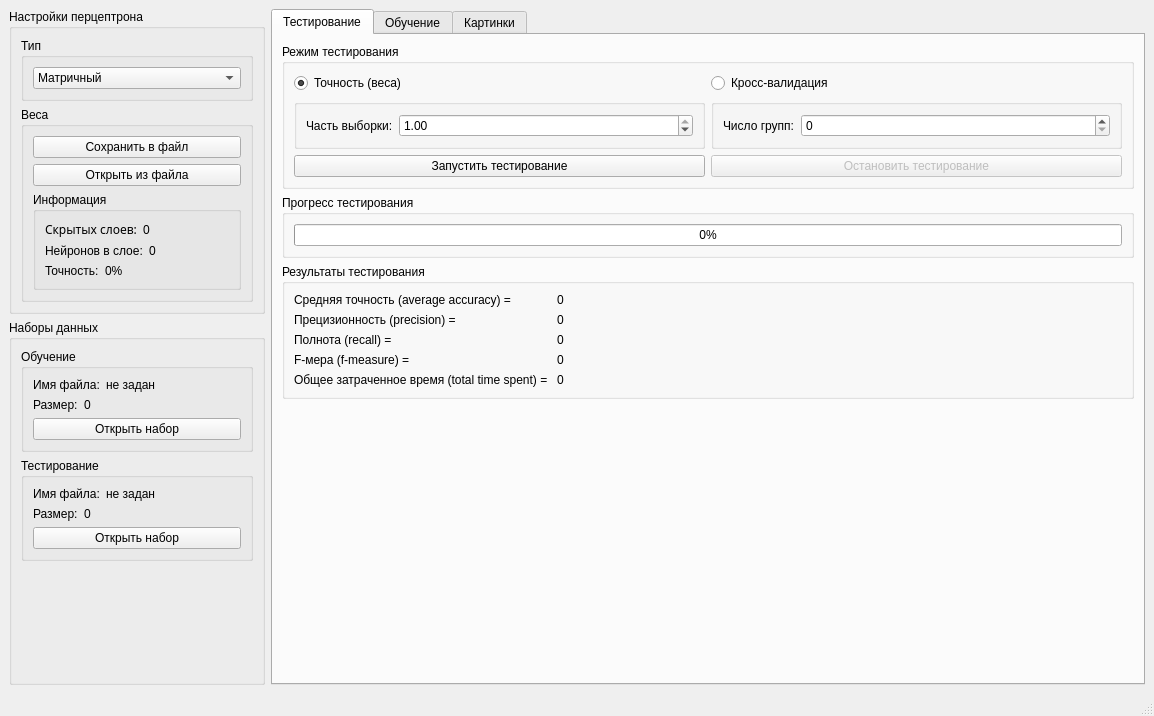
<?xml version="1.0" encoding="UTF-8"?>
<ui version="4.0">
 <class>MainWindow</class>
 <widget class="QMainWindow" name="MainWindow">
  <property name="geometry">
   <rect>
    <x>0</x>
    <y>0</y>
    <width>1154</width>
    <height>716</height>
   </rect>
  </property>
  <property name="windowTitle">
   <string>MultilayerPerceptron</string>
  </property>
  <widget class="QWidget" name="centralwidget">
   <layout class="QHBoxLayout" name="horizontalLayout">
    <item>
     <layout class="QVBoxLayout" name="verticalLayout_15">
      <item>
       <widget class="QGroupBox" name="groupBox_2">
        <property name="sizePolicy">
         <sizepolicy hsizetype="Minimum" vsizetype="Preferred">
          <horstretch>0</horstretch>
          <verstretch>0</verstretch>
         </sizepolicy>
        </property>
        <property name="title">
         <string>Настройки перцептрона</string>
        </property>
        <layout class="QVBoxLayout" name="verticalLayout_3">
         <item>
          <widget class="QGroupBox" name="groupBox_3">
           <property name="sizePolicy">
            <sizepolicy hsizetype="Preferred" vsizetype="Minimum">
             <horstretch>0</horstretch>
             <verstretch>0</verstretch>
            </sizepolicy>
           </property>
           <property name="title">
            <string>Тип</string>
           </property>
           <layout class="QVBoxLayout" name="verticalLayout">
            <item>
             <widget class="QComboBox" name="network_type">
              <property name="sizePolicy">
               <sizepolicy hsizetype="Minimum" vsizetype="Fixed">
                <horstretch>0</horstretch>
                <verstretch>0</verstretch>
               </sizepolicy>
              </property>
              <item>
               <property name="text">
                <string>Матричный</string>
               </property>
              </item>
              <item>
               <property name="text">
                <string>Графовый</string>
               </property>
              </item>
             </widget>
            </item>
           </layout>
          </widget>
         </item>
         <item>
          <widget class="QGroupBox" name="groupBox_5">
           <property name="title">
            <string>Веса</string>
           </property>
           <layout class="QVBoxLayout" name="verticalLayout_4">
            <item>
             <widget class="QPushButton" name="save_weights">
              <property name="enabled">
               <bool>true</bool>
              </property>
              <property name="text">
               <string>Сохранить в файл</string>
              </property>
             </widget>
            </item>
            <item>
             <widget class="QPushButton" name="load_weights">
              <property name="text">
               <string>Открыть из файла</string>
              </property>
             </widget>
            </item>
            <item>
             <widget class="QGroupBox" name="groupBox_20">
              <property name="title">
               <string>Информация</string>
              </property>
              <layout class="QVBoxLayout" name="verticalLayout_2">
               <item>
                <layout class="QHBoxLayout" name="horizontalLayout_10">
                 <item>
                  <widget class="QLabel" name="label_11">
                   <property name="sizePolicy">
                    <sizepolicy hsizetype="Maximum" vsizetype="Preferred">
                     <horstretch>0</horstretch>
                     <verstretch>0</verstretch>
                    </sizepolicy>
                   </property>
                   <property name="font">
                    <font>
                     <family>Sans Serif</family>
                    </font>
                   </property>
                   <property name="text">
                    <string>Скрытых слоев:</string>
                   </property>
                  </widget>
                 </item>
                 <item>
                  <widget class="QLabel" name="hidden_layers_count">
                   <property name="text">
                    <string>0</string>
                   </property>
                  </widget>
                 </item>
                </layout>
               </item>
               <item>
                <layout class="QHBoxLayout" name="horizontalLayout_11">
                 <item>
                  <widget class="QLabel" name="label_12">
                   <property name="sizePolicy">
                    <sizepolicy hsizetype="Maximum" vsizetype="Preferred">
                     <horstretch>0</horstretch>
                     <verstretch>0</verstretch>
                    </sizepolicy>
                   </property>
                   <property name="text">
                    <string>Нейронов в слое:</string>
                   </property>
                  </widget>
                 </item>
                 <item>
                  <widget class="QLabel" name="neurons_in_layer">
                   <property name="text">
                    <string>0</string>
                   </property>
                  </widget>
                 </item>
                </layout>
               </item>
               <item>
                <layout class="QHBoxLayout" name="horizontalLayout_12">
                 <item>
                  <widget class="QLabel" name="label_13">
                   <property name="sizePolicy">
                    <sizepolicy hsizetype="Maximum" vsizetype="Preferred">
                     <horstretch>0</horstretch>
                     <verstretch>0</verstretch>
                    </sizepolicy>
                   </property>
                   <property name="text">
                    <string>Точность:</string>
                   </property>
                  </widget>
                 </item>
                 <item>
                  <widget class="QLabel" name="weights_accuracy">
                   <property name="text">
                    <string>0%</string>
                   </property>
                  </widget>
                 </item>
                </layout>
               </item>
              </layout>
             </widget>
            </item>
           </layout>
          </widget>
         </item>
        </layout>
       </widget>
      </item>
      <item>
       <widget class="QGroupBox" name="groupBox_18">
        <property name="minimumSize">
         <size>
          <width>256</width>
          <height>0</height>
         </size>
        </property>
        <property name="title">
         <string>Наборы данных</string>
        </property>
        <layout class="QVBoxLayout" name="verticalLayout_16">
         <item>
          <widget class="QGroupBox" name="groupBox_15">
           <property name="sizePolicy">
            <sizepolicy hsizetype="Preferred" vsizetype="Minimum">
             <horstretch>0</horstretch>
             <verstretch>0</verstretch>
            </sizepolicy>
           </property>
           <property name="title">
            <string>Обучение</string>
           </property>
           <layout class="QVBoxLayout" name="verticalLayout_12">
            <item>
             <layout class="QHBoxLayout" name="horizontalLayout_4">
              <item>
               <widget class="QLabel" name="train_dataset_path_label">
                <property name="sizePolicy">
                 <sizepolicy hsizetype="Maximum" vsizetype="Preferred">
                  <horstretch>0</horstretch>
                  <verstretch>0</verstretch>
                 </sizepolicy>
                </property>
                <property name="text">
                 <string>Имя файла:</string>
                </property>
               </widget>
              </item>
              <item>
               <widget class="QLabel" name="train_dataset_path">
                <property name="sizePolicy">
                 <sizepolicy hsizetype="Preferred" vsizetype="Preferred">
                  <horstretch>0</horstretch>
                  <verstretch>0</verstretch>
                 </sizepolicy>
                </property>
                <property name="text">
                 <string>не задан</string>
                </property>
                <property name="textFormat">
                 <enum>Qt::AutoText</enum>
                </property>
                <property name="scaledContents">
                 <bool>false</bool>
                </property>
                <property name="wordWrap">
                 <bool>false</bool>
                </property>
               </widget>
              </item>
             </layout>
            </item>
            <item>
             <layout class="QHBoxLayout" name="horizontalLayout_6">
              <item>
               <widget class="QLabel" name="train_dataset_size_label">
                <property name="sizePolicy">
                 <sizepolicy hsizetype="Maximum" vsizetype="Preferred">
                  <horstretch>0</horstretch>
                  <verstretch>0</verstretch>
                 </sizepolicy>
                </property>
                <property name="text">
                 <string>Размер:</string>
                </property>
               </widget>
              </item>
              <item>
               <widget class="QLabel" name="train_dataset_size">
                <property name="text">
                 <string>0</string>
                </property>
               </widget>
              </item>
             </layout>
            </item>
            <item>
             <widget class="QPushButton" name="open_train_button">
              <property name="text">
               <string>Открыть набор</string>
              </property>
             </widget>
            </item>
           </layout>
          </widget>
         </item>
         <item>
          <widget class="QGroupBox" name="groupBox_16">
           <property name="title">
            <string>Тестирование</string>
           </property>
           <layout class="QVBoxLayout" name="verticalLayout_13">
            <item>
             <layout class="QHBoxLayout" name="horizontalLayout_7">
              <item>
               <widget class="QLabel" name="test_dataset_path_label">
                <property name="sizePolicy">
                 <sizepolicy hsizetype="Maximum" vsizetype="Preferred">
                  <horstretch>0</horstretch>
                  <verstretch>0</verstretch>
                 </sizepolicy>
                </property>
                <property name="text">
                 <string>Имя файла:</string>
                </property>
               </widget>
              </item>
              <item>
               <widget class="QLabel" name="test_dataset_path">
                <property name="text">
                 <string>не задан</string>
                </property>
               </widget>
              </item>
             </layout>
            </item>
            <item>
             <layout class="QHBoxLayout" name="horizontalLayout_8">
              <item>
               <widget class="QLabel" name="test_dataset_size_label">
                <property name="sizePolicy">
                 <sizepolicy hsizetype="Maximum" vsizetype="Preferred">
                  <horstretch>0</horstretch>
                  <verstretch>0</verstretch>
                 </sizepolicy>
                </property>
                <property name="text">
                 <string>Размер:</string>
                </property>
               </widget>
              </item>
              <item>
               <widget class="QLabel" name="test_dataset_size">
                <property name="text">
                 <string>0</string>
                </property>
               </widget>
              </item>
             </layout>
            </item>
            <item>
             <widget class="QPushButton" name="open_test_button">
              <property name="text">
               <string>Открыть набор</string>
              </property>
             </widget>
            </item>
           </layout>
          </widget>
         </item>
         <item>
          <spacer name="verticalSpacer">
           <property name="orientation">
            <enum>Qt::Vertical</enum>
           </property>
           <property name="sizeHint" stdset="0">
            <size>
             <width>20</width>
             <height>40</height>
            </size>
           </property>
          </spacer>
         </item>
        </layout>
       </widget>
      </item>
     </layout>
    </item>
    <item>
     <widget class="QTabWidget" name="tabWidget">
      <property name="enabled">
       <bool>true</bool>
      </property>
      <property name="currentIndex">
       <number>0</number>
      </property>
      <widget class="QWidget" name="test_tab">
       <attribute name="title">
        <string>Тестирование</string>
       </attribute>
       <layout class="QFormLayout" name="formLayout">
        <item row="0" column="0" colspan="2">
         <widget class="QGroupBox" name="groupBox_21">
          <property name="title">
           <string>Режим тестирования</string>
          </property>
          <layout class="QVBoxLayout" name="verticalLayout_19">
           <item>
            <layout class="QHBoxLayout" name="horizontalLayout_15">
             <item>
              <layout class="QVBoxLayout" name="verticalLayout_26">
               <item>
                <widget class="QRadioButton" name="weight_mode">
                 <property name="text">
                  <string>Точность (веса)</string>
                 </property>
                 <property name="checked">
                  <bool>true</bool>
                 </property>
                </widget>
               </item>
               <item>
                <widget class="QGroupBox" name="groupBox_22">
                 <property name="title">
                  <string/>
                 </property>
                 <layout class="QHBoxLayout" name="horizontalLayout_17">
                  <item>
                   <widget class="QLabel" name="label_3">
                    <property name="sizePolicy">
                     <sizepolicy hsizetype="Maximum" vsizetype="Preferred">
                      <horstretch>0</horstretch>
                      <verstretch>0</verstretch>
                     </sizepolicy>
                    </property>
                    <property name="text">
                     <string>Часть выборки:</string>
                    </property>
                   </widget>
                  </item>
                  <item>
                   <widget class="QDoubleSpinBox" name="sampe_part_box">
                    <property name="maximum">
                     <double>1.000000000000000</double>
                    </property>
                    <property name="singleStep">
                     <double>0.100000000000000</double>
                    </property>
                    <property name="value">
                     <double>1.000000000000000</double>
                    </property>
                   </widget>
                  </item>
                 </layout>
                </widget>
               </item>
              </layout>
             </item>
             <item>
              <layout class="QVBoxLayout" name="verticalLayout_27">
               <item>
                <widget class="QRadioButton" name="cross_validation_mode">
                 <property name="text">
                  <string>Кросс-валидация</string>
                 </property>
                </widget>
               </item>
               <item>
                <widget class="QGroupBox" name="groupBox_9">
                 <property name="sizePolicy">
                  <sizepolicy hsizetype="Minimum" vsizetype="Preferred">
                   <horstretch>0</horstretch>
                   <verstretch>0</verstretch>
                  </sizepolicy>
                 </property>
                 <property name="title">
                  <string/>
                 </property>
                 <layout class="QHBoxLayout" name="horizontalLayout_16">
                  <item>
                   <widget class="QLabel" name="label_14">
                    <property name="sizePolicy">
                     <sizepolicy hsizetype="Maximum" vsizetype="Preferred">
                      <horstretch>0</horstretch>
                      <verstretch>0</verstretch>
                     </sizepolicy>
                    </property>
                    <property name="text">
                     <string>Число групп:</string>
                    </property>
                   </widget>
                  </item>
                  <item>
                   <widget class="QSpinBox" name="group_ammount_box"/>
                  </item>
                 </layout>
                </widget>
               </item>
              </layout>
             </item>
            </layout>
           </item>
           <item>
            <layout class="QHBoxLayout" name="horizontalLayout_14">
             <item>
              <widget class="QPushButton" name="begin_test_button">
               <property name="sizePolicy">
                <sizepolicy hsizetype="Preferred" vsizetype="Preferred">
                 <horstretch>0</horstretch>
                 <verstretch>0</verstretch>
                </sizepolicy>
               </property>
               <property name="minimumSize">
                <size>
                 <width>110</width>
                 <height>0</height>
                </size>
               </property>
               <property name="text">
                <string>Запустить тестирование</string>
               </property>
              </widget>
             </item>
             <item>
              <widget class="QPushButton" name="end_test_button">
               <property name="enabled">
                <bool>false</bool>
               </property>
               <property name="sizePolicy">
                <sizepolicy hsizetype="Preferred" vsizetype="Preferred">
                 <horstretch>0</horstretch>
                 <verstretch>0</verstretch>
                </sizepolicy>
               </property>
               <property name="text">
                <string>Остановить тестирование</string>
               </property>
              </widget>
             </item>
            </layout>
           </item>
          </layout>
         </widget>
        </item>
        <item row="1" column="0" colspan="2">
         <widget class="QGroupBox" name="groupBox_23">
          <property name="title">
           <string>Прогресс тестирования</string>
          </property>
          <layout class="QVBoxLayout" name="verticalLayout_22">
           <item>
            <widget class="QProgressBar" name="testing_progress">
             <property name="value">
              <number>0</number>
             </property>
            </widget>
           </item>
          </layout>
         </widget>
        </item>
        <item row="2" column="0" colspan="2">
         <widget class="QGroupBox" name="groupBox">
          <property name="title">
           <string>Результаты тестирования</string>
          </property>
          <layout class="QFormLayout" name="formLayout_2">
           <item row="0" column="0">
            <widget class="QLabel" name="label_4">
             <property name="sizePolicy">
              <sizepolicy hsizetype="Maximum" vsizetype="Preferred">
               <horstretch>0</horstretch>
               <verstretch>0</verstretch>
              </sizepolicy>
             </property>
             <property name="text">
              <string>Средняя точность (average accuracy) = </string>
             </property>
            </widget>
           </item>
           <item row="0" column="1">
            <widget class="QLabel" name="acc_label">
             <property name="text">
              <string>0</string>
             </property>
            </widget>
           </item>
           <item row="1" column="0">
            <widget class="QLabel" name="label_5">
             <property name="sizePolicy">
              <sizepolicy hsizetype="Maximum" vsizetype="Preferred">
               <horstretch>0</horstretch>
               <verstretch>0</verstretch>
              </sizepolicy>
             </property>
             <property name="text">
              <string>Прецизионность (precision) = </string>
             </property>
            </widget>
           </item>
           <item row="1" column="1">
            <widget class="QLabel" name="precision_label">
             <property name="text">
              <string>0</string>
             </property>
            </widget>
           </item>
           <item row="2" column="0">
            <widget class="QLabel" name="label_6">
             <property name="sizePolicy">
              <sizepolicy hsizetype="Maximum" vsizetype="Preferred">
               <horstretch>0</horstretch>
               <verstretch>0</verstretch>
              </sizepolicy>
             </property>
             <property name="text">
              <string>Полнота (recall) = </string>
             </property>
            </widget>
           </item>
           <item row="2" column="1">
            <widget class="QLabel" name="recall_label">
             <property name="text">
              <string>0</string>
             </property>
            </widget>
           </item>
           <item row="3" column="0">
            <widget class="QLabel" name="label_7">
             <property name="sizePolicy">
              <sizepolicy hsizetype="Maximum" vsizetype="Preferred">
               <horstretch>0</horstretch>
               <verstretch>0</verstretch>
              </sizepolicy>
             </property>
             <property name="text">
              <string>F-мера (f-measure) = </string>
             </property>
            </widget>
           </item>
           <item row="3" column="1">
            <widget class="QLabel" name="f_measure_label">
             <property name="text">
              <string>0</string>
             </property>
            </widget>
           </item>
           <item row="4" column="0">
            <widget class="QLabel" name="label_8">
             <property name="sizePolicy">
              <sizepolicy hsizetype="Maximum" vsizetype="Preferred">
               <horstretch>0</horstretch>
               <verstretch>0</verstretch>
              </sizepolicy>
             </property>
             <property name="text">
              <string>Oбщее затраченное время (total time spent) = </string>
             </property>
            </widget>
           </item>
           <item row="4" column="1">
            <widget class="QLabel" name="time_label">
             <property name="text">
              <string>0</string>
             </property>
             <property name="textFormat">
              <enum>Qt::PlainText</enum>
             </property>
            </widget>
           </item>
          </layout>
         </widget>
        </item>
       </layout>
      </widget>
      <widget class="QWidget" name="learn_tab">
       <attribute name="title">
        <string>Обучение</string>
       </attribute>
       <layout class="QHBoxLayout" name="horizontalLayout_2">
        <item>
         <layout class="QVBoxLayout" name="verticalLayout_17">
          <item>
           <widget class="QGroupBox" name="groupBox_6">
            <property name="sizePolicy">
             <sizepolicy hsizetype="Minimum" vsizetype="Preferred">
              <horstretch>0</horstretch>
              <verstretch>0</verstretch>
             </sizepolicy>
            </property>
            <property name="title">
             <string>Настройки обучения</string>
            </property>
            <layout class="QVBoxLayout" name="verticalLayout_5">
             <item>
              <widget class="QGroupBox" name="groupBox_4">
               <property name="sizePolicy">
                <sizepolicy hsizetype="Preferred" vsizetype="Minimum">
                 <horstretch>0</horstretch>
                 <verstretch>0</verstretch>
                </sizepolicy>
               </property>
               <property name="title">
                <string>Количество скрытых слоёв</string>
               </property>
               <layout class="QGridLayout" name="gridLayout">
                <item row="1" column="0">
                 <widget class="QLabel" name="label_9">
                  <property name="text">
                   <string> 2</string>
                  </property>
                  <property name="alignment">
                   <set>Qt::AlignLeading|Qt::AlignLeft|Qt::AlignTop</set>
                  </property>
                 </widget>
                </item>
                <item row="1" column="1">
                 <widget class="QLabel" name="label_10">
                  <property name="text">
                   <string>5 </string>
                  </property>
                  <property name="alignment">
                   <set>Qt::AlignRight|Qt::AlignTop|Qt::AlignTrailing</set>
                  </property>
                 </widget>
                </item>
                <item row="0" column="0" colspan="2">
                 <widget class="QSlider" name="layers_slider">
                  <property name="sizePolicy">
                   <sizepolicy hsizetype="Minimum" vsizetype="Fixed">
                    <horstretch>0</horstretch>
                    <verstretch>0</verstretch>
                   </sizepolicy>
                  </property>
                  <property name="minimum">
                   <number>2</number>
                  </property>
                  <property name="maximum">
                   <number>5</number>
                  </property>
                  <property name="orientation">
                   <enum>Qt::Horizontal</enum>
                  </property>
                  <property name="tickPosition">
                   <enum>QSlider::TicksBelow</enum>
                  </property>
                  <property name="tickInterval">
                   <number>1</number>
                  </property>
                 </widget>
                </item>
               </layout>
              </widget>
             </item>
             <item>
              <widget class="QGroupBox" name="groupBox_7">
               <property name="sizePolicy">
                <sizepolicy hsizetype="Minimum" vsizetype="Preferred">
                 <horstretch>0</horstretch>
                 <verstretch>0</verstretch>
                </sizepolicy>
               </property>
               <property name="title">
                <string>Количество эпох</string>
               </property>
               <layout class="QVBoxLayout" name="verticalLayout_6">
                <item>
                 <widget class="QSpinBox" name="epoch_box">
                  <property name="maximum">
                   <number>50</number>
                  </property>
                 </widget>
                </item>
               </layout>
              </widget>
             </item>
             <item>
              <widget class="QCheckBox" name="weight_saving_checkbox">
               <property name="sizePolicy">
                <sizepolicy hsizetype="Minimum" vsizetype="Fixed">
                 <horstretch>0</horstretch>
                 <verstretch>0</verstretch>
                </sizepolicy>
               </property>
               <property name="text">
                <string>Сохранять веса после каждой
эпохи</string>
               </property>
               <property name="checked">
                <bool>false</bool>
               </property>
               <property name="autoExclusive">
                <bool>false</bool>
               </property>
               <property name="tristate">
                <bool>false</bool>
               </property>
              </widget>
             </item>
             <item>
              <widget class="QGroupBox" name="groupBox_19">
               <property name="sizePolicy">
                <sizepolicy hsizetype="Preferred" vsizetype="Preferred">
                 <horstretch>0</horstretch>
                 <verstretch>0</verstretch>
                </sizepolicy>
               </property>
               <property name="title">
                <string>Скорость обучения</string>
               </property>
               <layout class="QVBoxLayout" name="verticalLayout_18">
                <item>
                 <widget class="QLineEdit" name="learning_speed">
                  <property name="sizePolicy">
                   <sizepolicy hsizetype="Minimum" vsizetype="Fixed">
                    <horstretch>0</horstretch>
                    <verstretch>0</verstretch>
                   </sizepolicy>
                  </property>
                  <property name="inputMask">
                   <string/>
                  </property>
                  <property name="maxLength">
                   <number>32767</number>
                  </property>
                  <property name="placeholderText">
                   <string>0.15</string>
                  </property>
                 </widget>
                </item>
               </layout>
              </widget>
             </item>
            </layout>
           </widget>
          </item>
          <item>
           <widget class="QPushButton" name="begin_studying_box">
            <property name="enabled">
             <bool>true</bool>
            </property>
            <property name="text">
             <string>Запустить обучение</string>
            </property>
           </widget>
          </item>
          <item>
           <widget class="QPushButton" name="stop_studying_button">
            <property name="enabled">
             <bool>false</bool>
            </property>
            <property name="text">
             <string>Остановить обучение</string>
            </property>
           </widget>
          </item>
          <item>
           <spacer name="verticalSpacer_4">
            <property name="orientation">
             <enum>Qt::Vertical</enum>
            </property>
            <property name="sizeHint" stdset="0">
             <size>
              <width>20</width>
              <height>40</height>
             </size>
            </property>
           </spacer>
          </item>
         </layout>
        </item>
        <item>
         <layout class="QVBoxLayout" name="verticalLayout_7">
          <item>
           <widget class="QGroupBox" name="groupBox_17">
            <property name="sizePolicy">
             <sizepolicy hsizetype="Preferred" vsizetype="Maximum">
              <horstretch>0</horstretch>
              <verstretch>0</verstretch>
             </sizepolicy>
            </property>
            <property name="title">
             <string>Прогресс обучения</string>
            </property>
            <layout class="QVBoxLayout" name="verticalLayout_14">
             <item>
              <layout class="QHBoxLayout" name="horizontalLayout_9">
               <item>
                <widget class="QLabel" name="label">
                 <property name="sizePolicy">
                  <sizepolicy hsizetype="Maximum" vsizetype="Preferred">
                   <horstretch>0</horstretch>
                   <verstretch>0</verstretch>
                  </sizepolicy>
                 </property>
                 <property name="text">
                  <string>Номер эпохи:</string>
                 </property>
                </widget>
               </item>
               <item>
                <widget class="QLabel" name="epoch_status">
                 <property name="text">
                  <string>0 / 0</string>
                 </property>
                </widget>
               </item>
              </layout>
             </item>
             <item>
              <widget class="QProgressBar" name="learning_progress">
               <property name="value">
                <number>0</number>
               </property>
              </widget>
             </item>
            </layout>
           </widget>
          </item>
          <item>
           <widget class="QGroupBox" name="groupBox_10">
            <property name="sizePolicy">
             <sizepolicy hsizetype="Expanding" vsizetype="Preferred">
              <horstretch>0</horstretch>
              <verstretch>0</verstretch>
             </sizepolicy>
            </property>
            <property name="title">
             <string>Результаты обучения</string>
            </property>
            <layout class="QVBoxLayout" name="verticalLayout_9">
             <item>
              <widget class="QGroupBox" name="groupBox_12">
               <property name="sizePolicy">
                <sizepolicy hsizetype="Expanding" vsizetype="Preferred">
                 <horstretch>0</horstretch>
                 <verstretch>0</verstretch>
                </sizepolicy>
               </property>
               <property name="styleSheet">
                <string notr="true"/>
               </property>
               <property name="title">
                <string/>
               </property>
               <layout class="QVBoxLayout" name="verticalLayout_10">
                <item>
                 <widget class="QCustomPlot" name="widget" native="true">
                  <property name="sizePolicy">
                   <sizepolicy hsizetype="Expanding" vsizetype="Preferred">
                    <horstretch>0</horstretch>
                    <verstretch>0</verstretch>
                   </sizepolicy>
                  </property>
                 </widget>
                </item>
               </layout>
              </widget>
             </item>
            </layout>
           </widget>
          </item>
         </layout>
        </item>
       </layout>
      </widget>
      <widget class="QWidget" name="pic_tab">
       <attribute name="title">
        <string>Картинки</string>
       </attribute>
       <layout class="QFormLayout" name="formLayout_3">
        <item row="0" column="0" colspan="2">
         <widget class="QGroupBox" name="groupBox_11">
          <property name="title">
           <string/>
          </property>
          <layout class="QHBoxLayout" name="horizontalLayout_3">
           <item>
            <widget class="QPushButton" name="load_image_button">
             <property name="text">
              <string>Загрузить картинку</string>
             </property>
            </widget>
           </item>
           <item>
            <widget class="QPushButton" name="clear_button">
             <property name="text">
              <string>Очистить</string>
             </property>
            </widget>
           </item>
          </layout>
         </widget>
        </item>
        <item row="1" column="0">
         <widget class="QGroupBox" name="groupBox_13">
          <property name="sizePolicy">
           <sizepolicy hsizetype="Expanding" vsizetype="Preferred">
            <horstretch>0</horstretch>
            <verstretch>0</verstretch>
           </sizepolicy>
          </property>
          <property name="title">
           <string>Картинка</string>
          </property>
          <layout class="QVBoxLayout" name="verticalLayout_11">
           <item>
            <widget class="ScribbleArea" name="image_label" native="true">
             <property name="sizePolicy">
              <sizepolicy hsizetype="Fixed" vsizetype="Fixed">
               <horstretch>0</horstretch>
               <verstretch>0</verstretch>
              </sizepolicy>
             </property>
             <property name="minimumSize">
              <size>
               <width>532</width>
               <height>532</height>
              </size>
             </property>
            </widget>
           </item>
          </layout>
         </widget>
        </item>
        <item row="1" column="1">
         <widget class="QGroupBox" name="groupBox_14">
          <property name="sizePolicy">
           <sizepolicy hsizetype="Minimum" vsizetype="Preferred">
            <horstretch>0</horstretch>
            <verstretch>0</verstretch>
           </sizepolicy>
          </property>
          <property name="title">
           <string>Результат</string>
          </property>
          <layout class="QVBoxLayout" name="verticalLayout_8">
           <item>
            <widget class="QLabel" name="recognition_result">
             <property name="sizePolicy">
              <sizepolicy hsizetype="Preferred" vsizetype="Maximum">
               <horstretch>0</horstretch>
               <verstretch>0</verstretch>
              </sizepolicy>
             </property>
             <property name="font">
              <font>
               <pointsize>16</pointsize>
              </font>
             </property>
             <property name="text">
              <string>Начните рисовать</string>
             </property>
             <property name="alignment">
              <set>Qt::AlignCenter</set>
             </property>
             <property name="wordWrap">
              <bool>true</bool>
             </property>
            </widget>
           </item>
          </layout>
         </widget>
        </item>
       </layout>
      </widget>
     </widget>
    </item>
   </layout>
  </widget>
  <widget class="QStatusBar" name="statusbar"/>
 </widget>
 <customwidgets>
  <customwidget>
   <class>QCustomPlot</class>
   <extends>QWidget</extends>
   <header location="global">view/qcustomplot/qcustomplot.h</header>
   <container>1</container>
  </customwidget>
  <customwidget>
   <class>ScribbleArea</class>
   <extends>QWidget</extends>
   <header location="global">view/scribblearea/scribblearea.h</header>
   <container>1</container>
  </customwidget>
 </customwidgets>
 <resources/>
 <connections/>
</ui>
